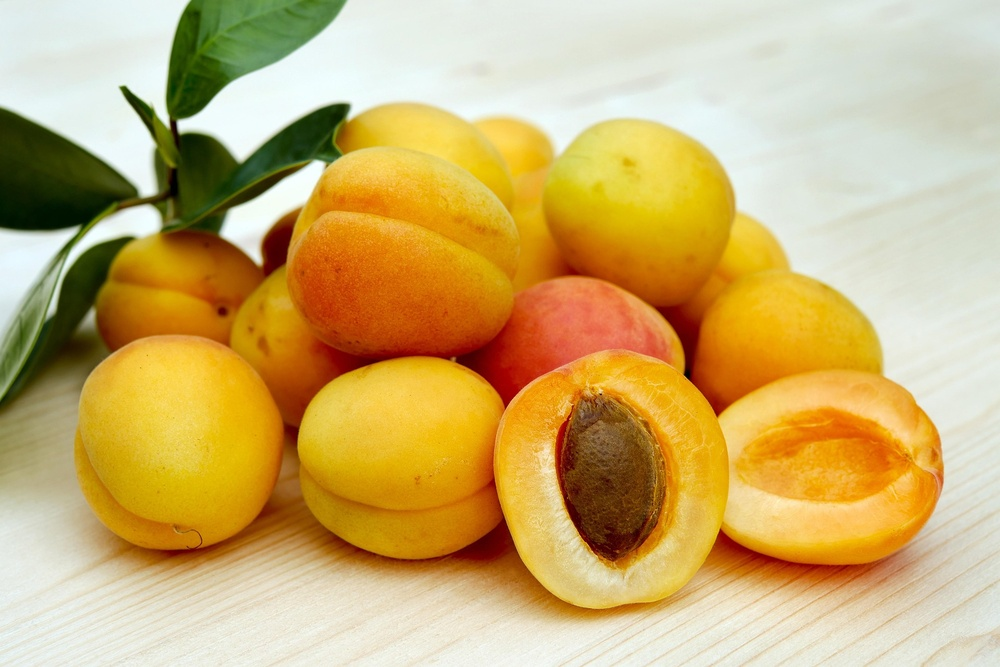
#> input picture Images/Apricots.jpg, 1000 x 667 px, shrunk from 1920 x 1280 before the run
$ jupyter execute Basic-Functions.ipynb
#> lines starting #> are read from the running program, lines starting #| are printed output that depends on the picture; after the words box and inside, x2 and y2 are one past the last pixel; in counts of white or black regions, pixels touching at a corner belong together
[cell 1]
import cv2
import cvzone
import os
import numpy as np

script_dir = os.path.dirname(os.path.abspath(os.getcwd()))
img_path = os.path.join(script_dir, "Images", "Apricots.jpg")

img = cv2.imread(img_path) # Apricots Image
#> img is the input picture: shape (667, 1000, 3); mean B, G, R 110.8, 175.1, 203.8
kernel = np.ones((5,5),np.uint8) # Kernel Matrix

try:
    if img is not None:

        img_gray = cv2.cvtColor(img, cv2.COLOR_BGR2GRAY) # Turns the Image Gray
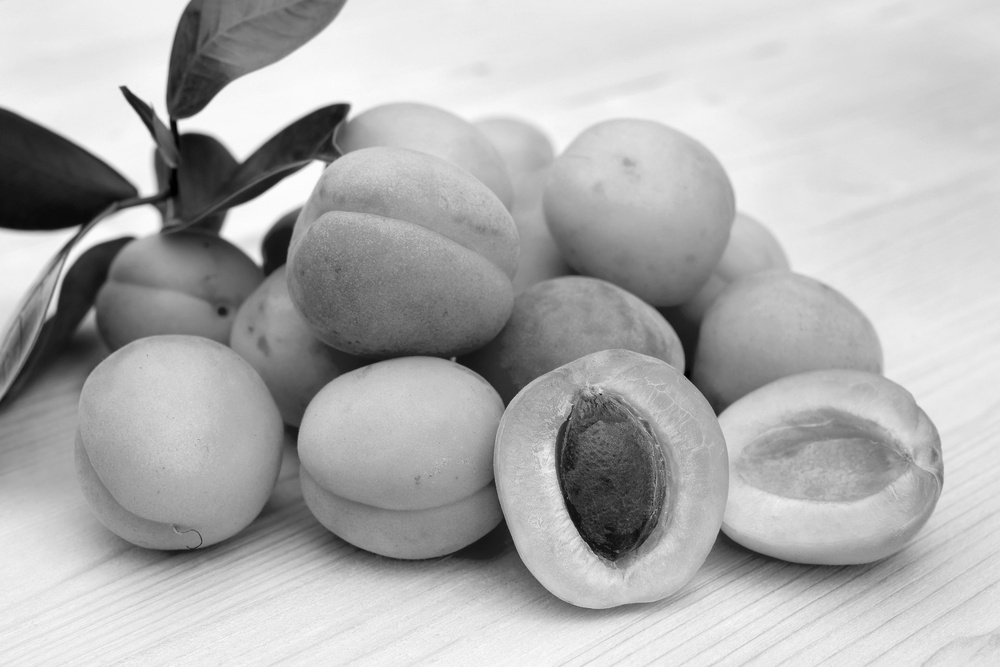
#> img_gray: shape (667, 1000); min 0, max 253, mean 176.3
        blurred_image = cv2.GaussianBlur(img, ksize=(45,45), sigmaX=0) # Blurs the Image
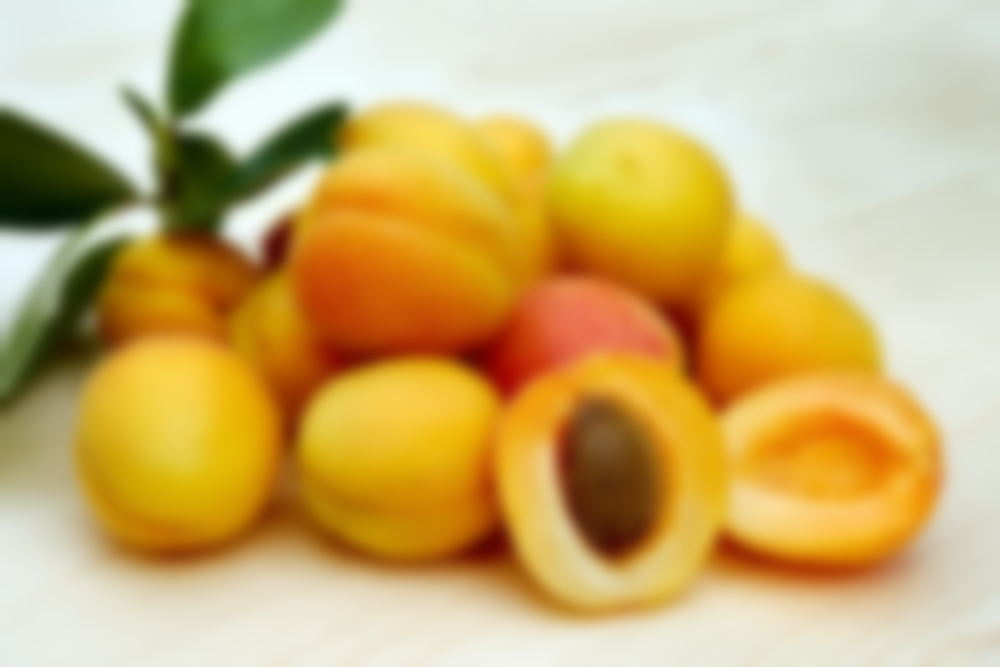
#> blurred_image: shape (667, 1000, 3); mean B, G, R 110.8, 175.1, 203.8
        img_edges = cv2.Canny(img, threshold1=120, threshold2=240) # Highlights the Edges of Objects in the Image
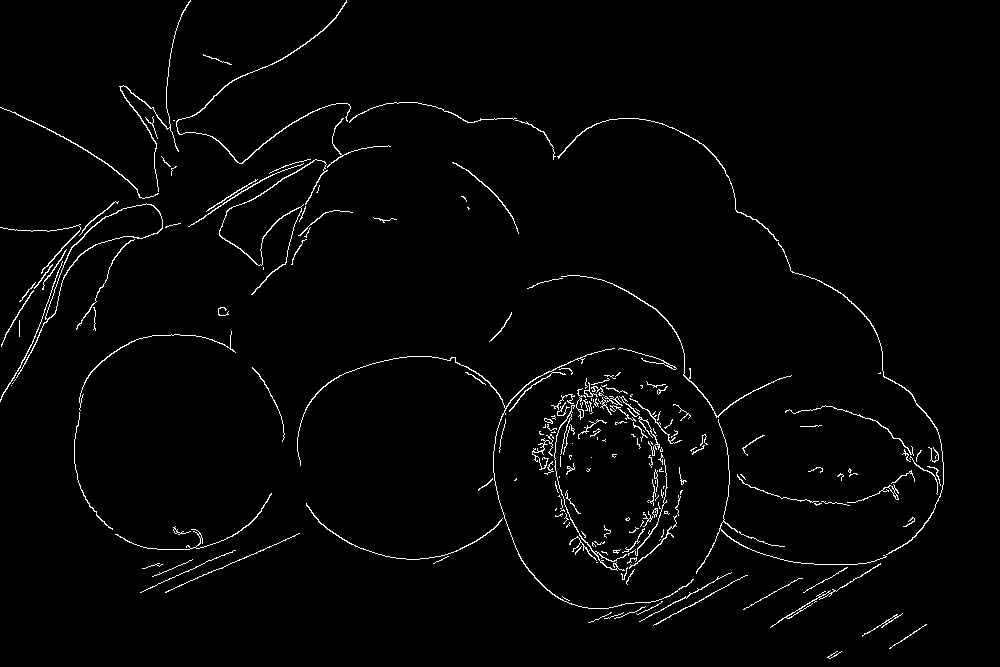
#> img_edges: shape (667, 1000); 2% white in thin lines or dots
        dialated_image = cv2.dilate(img_edges, kernel=kernel, iterations=1) # Thickens the Edges
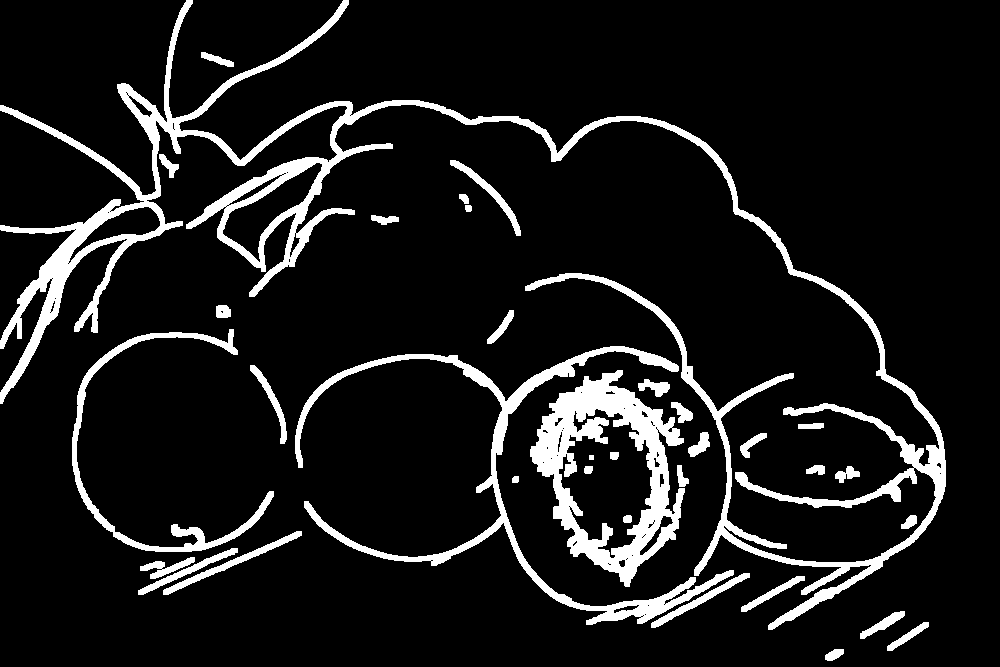
#> dialated_image: shape (667, 1000); 10.2% white; 35 white regions, largest, box (x1, y1, x2, y2) and area: (0, 0, 946, 630) 33925, (530, 370, 685, 587) 12280, (295, 346, 734, 625) 9204
        eroded_image = cv2.erode(dialated_image, kernel=kernel, iterations=1) # Smoothens the Edges
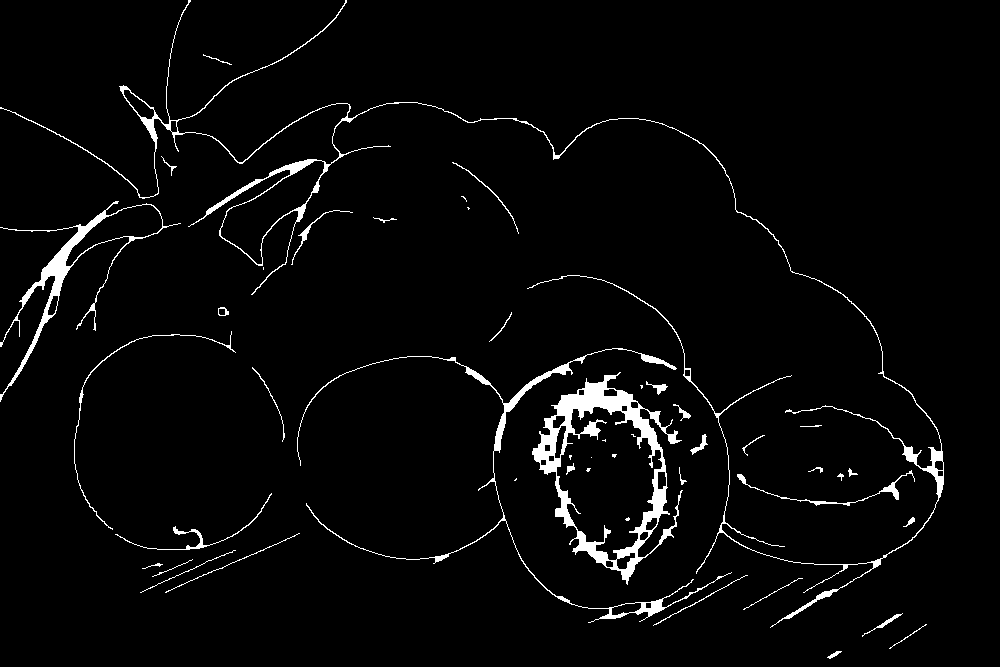
#> eroded_image: shape (667, 1000); 3.2% white; 47 white regions (12 under 20 px), largest, box (x1, y1, x2, y2) and area: (532, 372, 683, 585) 6583, (0, 0, 944, 628) 6162, (297, 348, 732, 623) 2752

        cv2.imshow(mat=img, winname="Normal Apricots")
        cv2.imshow(mat=img_gray, winname="Grayed Apricots")
        cv2.imshow(mat=blurred_image, winname="Blurred Apricots")
        cv2.imshow(mat=img_edges, winname="Edged Apricots")
        cv2.imshow(mat=dialated_image, winname="Dialated Apricots")
        cv2.imshow(mat=eroded_image, winname="Eroded Apricots")

        cv2.waitKey(0)
        cv2.destroyAllWindows()

    else:
        print("Failed to Load Images, They doesn't Exist")
except BaseException as e:
    print(f"Failed to Display Images, An Error has Occured = {e}")

$ run again, with Images/Faces.jpg copied over Images/Apricots.jpg
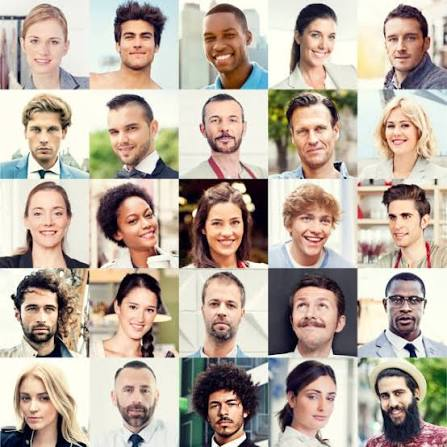
#> input picture Images/Faces.jpg, 447 x 447 px
#> img is the input picture: shape (447, 447, 3); mean B, G, R 158.8, 171.7, 185.6
#> `img_edges = cv2.Canny(img, threshold1=120, threshold2=240)`:
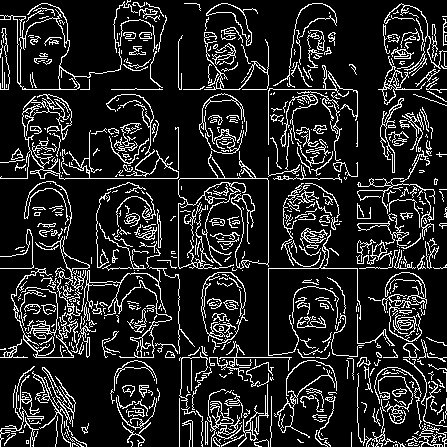
#> img_edges: shape (447, 447); 14.4% white in thin lines or dots
#> dialated_image: shape (447, 447); 57.7% white; 325 black regions (166 under 20 px), largest, box (x1, y1, x2, y2) and area: (138, 0, 447, 266) 19672, (0, 304, 140, 447) 6307, (0, 0, 121, 74) 3753
#> `eroded_image = cv2.erode(dialated_image, kernel=kernel, iterations=1)`:
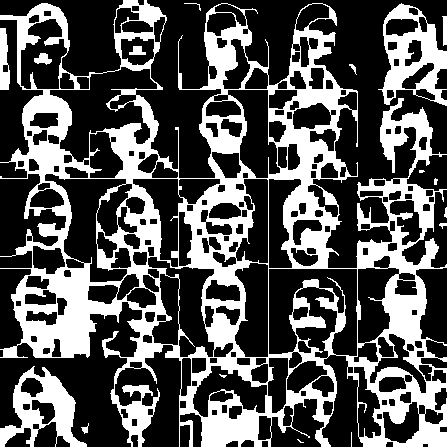
#> eroded_image: shape (447, 447); 33.3% white; 17 white regions (4 under 20 px), largest, box (x1, y1, x2, y2) and area: (0, 0, 447, 447) 59503, (378, 3, 447, 106) 3162, (0, 366, 87, 447) 2836
